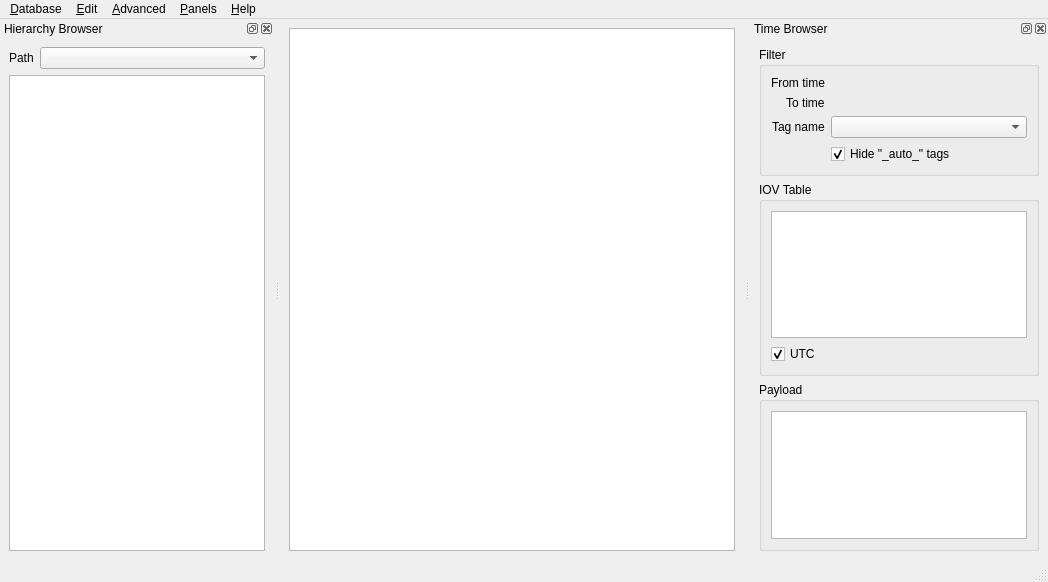
<ui version="4.0" >
 <author>Marco Clemencic</author>
 <class>MainWindow</class>
 <widget class="QMainWindow" name="MainWindow" >
  <property name="geometry" >
   <rect>
    <x>0</x>
    <y>0</y>
    <width>1048</width>
    <height>582</height>
   </rect>
  </property>
  <property name="contextMenuPolicy" >
   <enum>Qt::ActionsContextMenu</enum>
  </property>
  <property name="windowTitle" >
   <string comment="Browser for LHCb Conditions Database" >CondDBBrowser</string>
  </property>
  <property name="windowIcon" >
   <iconset resource="Resources.qrc" >
    <normaloff>:/icons/icon.png</normaloff>:/icons/icon.png</iconset>
  </property>
  <widget class="QWidget" name="mainPanel" >
   <layout class="QVBoxLayout" name="verticalLayout_5" >
    <item>
     <widget class="SearchableTextEdit" name="dataView" >
      <property name="acceptDrops" >
       <bool>false</bool>
      </property>
      <property name="textInteractionFlags" >
       <set>Qt::TextSelectableByKeyboard|Qt::TextSelectableByMouse</set>
      </property>
     </widget>
    </item>
   </layout>
  </widget>
  <widget class="QMenuBar" name="menubar" >
   <property name="geometry" >
    <rect>
     <x>0</x>
     <y>0</y>
     <width>1048</width>
     <height>28</height>
    </rect>
   </property>
   <widget class="QMenu" name="menuDataBase" >
    <property name="title" >
     <string>&amp;Database</string>
    </property>
    <widget class="QMenu" name="menuRecent" >
     <property name="title" >
      <string>&amp;Recent</string>
     </property>
    </widget>
    <widget class="QMenu" name="menuStandard" >
     <property name="title" >
      <string>Standard</string>
     </property>
    </widget>
    <addaction name="actionNew" />
    <addaction name="actionOpen" />
    <addaction name="menuRecent" />
    <addaction name="menuStandard" />
    <addaction name="separator" />
    <addaction name="actionRead_Only" />
    <addaction name="separator" />
    <addaction name="actionCopy_connection_string" />
    <addaction name="separator" />
    <addaction name="actionCreate_slice" />
    <addaction name="actionDump_to_files" />
    <addaction name="actionClose" />
    <addaction name="separator" />
    <addaction name="actionQuit" />
   </widget>
   <widget class="QMenu" name="menuEdit" >
    <property name="title" >
     <string>&amp;Edit</string>
    </property>
    <addaction name="actionAdd_condition" />
    <addaction name="actionNew_tag" />
   </widget>
   <widget class="QMenu" name="menuAdvanced" >
    <property name="enabled" >
     <bool>true</bool>
    </property>
    <property name="title" >
     <string>&amp;Advanced</string>
    </property>
    <addaction name="actionNew_node" />
    <addaction name="actionDelete_node" />
    <addaction name="actionDelete_tag" />
   </widget>
   <widget class="QMenu" name="menuHelp" >
    <property name="title" >
     <string>&amp;Help</string>
    </property>
    <addaction name="actionAbout" />
    <addaction name="actionAbout_Qt" />
    <addaction name="separator" />
    <addaction name="actionWelcome_message" />
   </widget>
   <widget class="QMenu" name="menuPanels" >
    <property name="title" >
     <string>&amp;Panels</string>
    </property>
   </widget>
   <addaction name="menuDataBase" />
   <addaction name="menuEdit" />
   <addaction name="menuAdvanced" />
   <addaction name="menuPanels" />
   <addaction name="menuHelp" />
  </widget>
  <widget class="QStatusBar" name="statusbar" />
  <widget class="QDockWidget" name="filterPanel" >
   <property name="windowTitle" >
    <string>Time Browser</string>
   </property>
   <attribute name="dockWidgetArea" >
    <number>2</number>
   </attribute>
   <widget class="QWidget" name="filterPanelContents" >
    <layout class="QVBoxLayout" name="verticalLayout_4" >
     <item>
      <widget class="QGroupBox" name="iovTagFilterGroupBox" >
       <property name="sizePolicy" >
        <sizepolicy vsizetype="Minimum" hsizetype="Preferred" >
         <horstretch>0</horstretch>
         <verstretch>0</verstretch>
        </sizepolicy>
       </property>
       <property name="title" >
        <string>Filter</string>
       </property>
       <layout class="QFormLayout" name="iovTagFilterLayout" >
        <property name="fieldGrowthPolicy" >
         <enum>QFormLayout::ExpandingFieldsGrow</enum>
        </property>
        <property name="labelAlignment" >
         <set>Qt::AlignBottom|Qt::AlignRight|Qt::AlignTrailing</set>
        </property>
        <property name="formAlignment" >
         <set>Qt::AlignLeading|Qt::AlignLeft|Qt::AlignTop</set>
        </property>
        <item row="0" column="0" >
         <widget class="QLabel" name="sinceLabel" >
          <property name="text" >
           <string>From time</string>
          </property>
         </widget>
        </item>
        <item row="0" column="1" >
         <widget class="TimePointEdit" native="1" name="sinceFilterWidget" >
          <property name="sizePolicy" >
           <sizepolicy vsizetype="Minimum" hsizetype="MinimumExpanding" >
            <horstretch>0</horstretch>
            <verstretch>0</verstretch>
           </sizepolicy>
          </property>
         </widget>
        </item>
        <item row="1" column="0" >
         <widget class="QLabel" name="untilLabel" >
          <property name="text" >
           <string>To time</string>
          </property>
         </widget>
        </item>
        <item row="1" column="1" >
         <widget class="TimePointEdit" native="1" name="untilFilterWidget" >
          <property name="sizePolicy" >
           <sizepolicy vsizetype="Minimum" hsizetype="MinimumExpanding" >
            <horstretch>0</horstretch>
            <verstretch>0</verstretch>
           </sizepolicy>
          </property>
         </widget>
        </item>
        <item row="2" column="0" >
         <widget class="QLabel" name="tagLabel" >
          <property name="text" >
           <string>Tag name</string>
          </property>
         </widget>
        </item>
        <item row="2" column="1" >
         <widget class="QComboBox" name="tagComboBox" >
          <property name="sizePolicy" >
           <sizepolicy vsizetype="Fixed" hsizetype="Expanding" >
            <horstretch>0</horstretch>
            <verstretch>0</verstretch>
           </sizepolicy>
          </property>
         </widget>
        </item>
        <item row="3" column="1" >
         <widget class="QCheckBox" name="hideAutoCheckBox" >
          <property name="toolTip" >
           <string>If checked, the special tags starting with "_auto_" are not displayed.</string>
          </property>
          <property name="text" >
           <string>Hide "_auto_" tags</string>
          </property>
          <property name="checked" >
           <bool>true</bool>
          </property>
         </widget>
        </item>
       </layout>
       <zorder>sinceLabel</zorder>
       <zorder>untilLabel</zorder>
       <zorder>tagLabel</zorder>
       <zorder>tagComboBox</zorder>
       <zorder>hideAutoCheckBox</zorder>
       <zorder>sinceFilterWidget</zorder>
       <zorder>untilFilterWidget</zorder>
      </widget>
     </item>
     <item>
      <widget class="QGroupBox" name="iovTableGroupBox" >
       <property name="sizePolicy" >
        <sizepolicy vsizetype="Expanding" hsizetype="Expanding" >
         <horstretch>0</horstretch>
         <verstretch>0</verstretch>
        </sizepolicy>
       </property>
       <property name="title" >
        <string>IOV Table</string>
       </property>
       <layout class="QVBoxLayout" name="verticalLayout" >
        <item>
         <widget class="QTableView" name="iovView" >
          <property name="enabled" >
           <bool>true</bool>
          </property>
          <property name="editTriggers" >
           <set>QAbstractItemView::NoEditTriggers</set>
          </property>
          <property name="selectionMode" >
           <enum>QAbstractItemView::SingleSelection</enum>
          </property>
          <property name="selectionBehavior" >
           <enum>QAbstractItemView::SelectRows</enum>
          </property>
         </widget>
        </item>
        <item>
         <widget class="QCheckBox" name="iovUTCCheckBox" >
          <property name="toolTip" >
           <string>Show the IoVs as UTC</string>
          </property>
          <property name="text" >
           <string>UTC</string>
          </property>
          <property name="checked" >
           <bool>true</bool>
          </property>
         </widget>
        </item>
       </layout>
      </widget>
     </item>
     <item>
      <widget class="QGroupBox" name="payloadGroupBox" >
       <property name="sizePolicy" >
        <sizepolicy vsizetype="Expanding" hsizetype="Expanding" >
         <horstretch>0</horstretch>
         <verstretch>0</verstretch>
        </sizepolicy>
       </property>
       <property name="title" >
        <string>Payload</string>
       </property>
       <layout class="QVBoxLayout" name="verticalLayout_2" >
        <item>
         <widget class="QListView" name="fieldsView" />
        </item>
       </layout>
      </widget>
     </item>
    </layout>
   </widget>
  </widget>
  <widget class="QDockWidget" name="browsePanel" >
   <property name="windowTitle" >
    <string>Hierarchy Browser</string>
   </property>
   <attribute name="dockWidgetArea" >
    <number>1</number>
   </attribute>
   <widget class="QWidget" name="browsePanelContents" >
    <layout class="QVBoxLayout" name="verticalLayout_3" >
     <item>
      <widget class="QWidget" native="1" name="pathPanel" >
       <layout class="QHBoxLayout" name="horizontalLayout" >
        <property name="margin" >
         <number>0</number>
        </property>
        <item>
         <widget class="QLabel" name="pathLabel" >
          <property name="sizePolicy" >
           <sizepolicy vsizetype="Preferred" hsizetype="Minimum" >
            <horstretch>0</horstretch>
            <verstretch>0</verstretch>
           </sizepolicy>
          </property>
          <property name="text" >
           <string>Path</string>
          </property>
         </widget>
        </item>
        <item>
         <widget class="QComboBox" name="pathComboBox" >
          <property name="sizePolicy" >
           <sizepolicy vsizetype="Fixed" hsizetype="Expanding" >
            <horstretch>0</horstretch>
            <verstretch>0</verstretch>
           </sizepolicy>
          </property>
          <property name="editable" >
           <bool>false</bool>
          </property>
          <property name="insertPolicy" >
           <enum>QComboBox::NoInsert</enum>
          </property>
         </widget>
        </item>
       </layout>
      </widget>
     </item>
     <item>
      <widget class="QTreeView" name="hierarchyTreeView" >
       <property name="contextMenuPolicy" >
        <enum>Qt::CustomContextMenu</enum>
       </property>
       <property name="editTriggers" >
        <set>QAbstractItemView::NoEditTriggers</set>
       </property>
       <property name="showDropIndicator" stdset="0" >
        <bool>false</bool>
       </property>
       <property name="textElideMode" >
        <enum>Qt::ElideMiddle</enum>
       </property>
       <property name="headerHidden" >
        <bool>true</bool>
       </property>
      </widget>
     </item>
    </layout>
   </widget>
  </widget>
  <action name="actionNew" >
   <property name="text" >
    <string>&amp;New</string>
   </property>
   <property name="shortcut" >
    <string>Ctrl+N</string>
   </property>
  </action>
  <action name="actionOpen" >
   <property name="text" >
    <string>&amp;Open</string>
   </property>
   <property name="shortcut" >
    <string>Ctrl+O</string>
   </property>
  </action>
  <action name="actionCreate_slice" >
   <property name="text" >
    <string>Create slice</string>
   </property>
   <property name="shortcut" >
    <string>Ctrl+S</string>
   </property>
  </action>
  <action name="actionClose" >
   <property name="text" >
    <string>Close</string>
   </property>
   <property name="shortcut" >
    <string>Ctrl+W</string>
   </property>
  </action>
  <action name="actionAdd_condition" >
   <property name="text" >
    <string>Add condition</string>
   </property>
   <property name="shortcut" >
    <string>Ctrl++</string>
   </property>
  </action>
  <action name="actionNew_tag" >
   <property name="text" >
    <string>New tag</string>
   </property>
   <property name="shortcut" >
    <string>Ctrl+T</string>
   </property>
  </action>
  <action name="actionNew_node" >
   <property name="text" >
    <string>New node</string>
   </property>
  </action>
  <action name="actionDelete_node" >
   <property name="text" >
    <string>Delete node</string>
   </property>
  </action>
  <action name="actionDelete_tag" >
   <property name="text" >
    <string>Delete tag</string>
   </property>
  </action>
  <action name="actionAbout" >
   <property name="text" >
    <string>About</string>
   </property>
  </action>
  <action name="actionQuit" >
   <property name="text" >
    <string>&amp;Quit</string>
   </property>
   <property name="shortcut" >
    <string>Ctrl+Q</string>
   </property>
  </action>
  <action name="actionAbout_Qt" >
   <property name="text" >
    <string>About Qt</string>
   </property>
  </action>
  <action name="actionDump_to_files" >
   <property name="text" >
    <string>Dump to files</string>
   </property>
  </action>
  <action name="actionRead_Only" >
   <property name="checkable" >
    <bool>true</bool>
   </property>
   <property name="checked" >
    <bool>true</bool>
   </property>
   <property name="text" >
    <string>Read Only</string>
   </property>
   <property name="statusTip" >
    <string>Change the opening mode of the database (re-opens it)</string>
   </property>
  </action>
  <action name="actionCopy_path" >
   <property name="text" >
    <string>Copy path</string>
   </property>
  </action>
  <action name="actionCopy_connection_string" >
   <property name="text" >
    <string>&amp;Copy connection string</string>
   </property>
  </action>
  <action name="actionWelcome_message" >
   <property name="text" >
    <string>Welcome message</string>
   </property>
  </action>
 </widget>
 <customwidgets>
  <customwidget>
   <class>TimePointEdit</class>
   <extends>QWidget</extends>
   <header>CondDBUI/Browser/Widgets.h</header>
   <container>1</container>
   <slots>
    <slot>setMinimumDateTime(QDateTime)</slot>
    <slot>setMaximumDateTime(QDateTime)</slot>
    <slot>resetMinimumDateTime()</slot>
    <slot>resetMaximumDateTime()</slot>
    <signal>dateTimeChanged(QDateTime)</signal>
    <signal>dateChanged(QDate)</signal>
    <signal>timeChanged(QTime)</signal>
    <signal>maxChanged(bool)</signal>
    <signal>maxChecked()</signal>
    <signal>maxUnchecked()</signal>
    <signal>validityKeyChanged(cool::ValidityKey)</signal>
   </slots>
  </customwidget>
  <customwidget>
   <class>SearchableTextEdit</class>
   <extends>QPlainTextEdit</extends>
   <header>CondDBUI/Browser/Widgets.h</header>
  </customwidget>
 </customwidgets>
 <resources>
  <include location="Resources.qrc" />
 </resources>
 <connections>
  <connection>
   <sender>actionQuit</sender>
   <signal>triggered()</signal>
   <receiver>MainWindow</receiver>
   <slot>close()</slot>
   <hints>
    <hint type="sourcelabel" >
     <x>-1</x>
     <y>-1</y>
    </hint>
    <hint type="destinationlabel" >
     <x>451</x>
     <y>336</y>
    </hint>
   </hints>
  </connection>
  <connection>
   <sender>actionAbout_Qt</sender>
   <signal>triggered()</signal>
   <receiver>MainWindow</receiver>
   <slot>aboutQt()</slot>
   <hints>
    <hint type="sourcelabel" >
     <x>-1</x>
     <y>-1</y>
    </hint>
    <hint type="destinationlabel" >
     <x>451</x>
     <y>336</y>
    </hint>
   </hints>
  </connection>
  <connection>
   <sender>actionClose</sender>
   <signal>triggered()</signal>
   <receiver>MainWindow</receiver>
   <slot>closeDatabase()</slot>
   <hints>
    <hint type="sourcelabel" >
     <x>-1</x>
     <y>-1</y>
    </hint>
    <hint type="destinationlabel" >
     <x>451</x>
     <y>336</y>
    </hint>
   </hints>
  </connection>
  <connection>
   <sender>actionAbout</sender>
   <signal>triggered()</signal>
   <receiver>MainWindow</receiver>
   <slot>aboutDialog()</slot>
   <hints>
    <hint type="sourcelabel" >
     <x>-1</x>
     <y>-1</y>
    </hint>
    <hint type="destinationlabel" >
     <x>482</x>
     <y>327</y>
    </hint>
   </hints>
  </connection>
  <connection>
   <sender>pathComboBox</sender>
   <signal>currentIndexChanged(QString)</signal>
   <receiver>MainWindow</receiver>
   <slot>selectedPath(QString)</slot>
   <hints>
    <hint type="sourcelabel" >
     <x>218</x>
     <y>77</y>
    </hint>
    <hint type="destinationlabel" >
     <x>482</x>
     <y>327</y>
    </hint>
   </hints>
  </connection>
  <connection>
   <sender>actionRead_Only</sender>
   <signal>triggered(bool)</signal>
   <receiver>MainWindow</receiver>
   <slot>reopenDatabase(bool)</slot>
   <hints>
    <hint type="sourcelabel" >
     <x>-1</x>
     <y>-1</y>
    </hint>
    <hint type="destinationlabel" >
     <x>482</x>
     <y>327</y>
    </hint>
   </hints>
  </connection>
  <connection>
   <sender>sinceFilterWidget</sender>
   <signal>dateTimeChanged(QDateTime)</signal>
   <receiver>untilFilterWidget</receiver>
   <slot>setMinimumDateTime(QDateTime)</slot>
   <hints>
    <hint type="sourcelabel" >
     <x>1027</x>
     <y>97</y>
    </hint>
    <hint type="destinationlabel" >
     <x>1027</x>
     <y>119</y>
    </hint>
   </hints>
  </connection>
  <connection>
   <sender>untilFilterWidget</sender>
   <signal>maxChecked()</signal>
   <receiver>sinceFilterWidget</receiver>
   <slot>resetMaximumDateTime()</slot>
   <hints>
    <hint type="sourcelabel" >
     <x>1027</x>
     <y>119</y>
    </hint>
    <hint type="destinationlabel" >
     <x>1027</x>
     <y>97</y>
    </hint>
   </hints>
  </connection>
  <connection>
   <sender>untilFilterWidget</sender>
   <signal>dateTimeChanged(QDateTime)</signal>
   <receiver>sinceFilterWidget</receiver>
   <slot>setMaximumDateTime(QDateTime)</slot>
   <hints>
    <hint type="sourcelabel" >
     <x>1027</x>
     <y>119</y>
    </hint>
    <hint type="destinationlabel" >
     <x>1027</x>
     <y>97</y>
    </hint>
   </hints>
  </connection>
  <connection>
   <sender>actionNew</sender>
   <signal>triggered()</signal>
   <receiver>MainWindow</receiver>
   <slot>newDatabaseDialog()</slot>
   <hints>
    <hint type="sourcelabel" >
     <x>-1</x>
     <y>-1</y>
    </hint>
    <hint type="destinationlabel" >
     <x>482</x>
     <y>327</y>
    </hint>
   </hints>
  </connection>
  <connection>
   <sender>actionOpen</sender>
   <signal>triggered()</signal>
   <receiver>MainWindow</receiver>
   <slot>openDatabaseDialog()</slot>
   <hints>
    <hint type="sourcelabel" >
     <x>-1</x>
     <y>-1</y>
    </hint>
    <hint type="destinationlabel" >
     <x>482</x>
     <y>327</y>
    </hint>
   </hints>
  </connection>
  <connection>
   <sender>actionDump_to_files</sender>
   <signal>triggered()</signal>
   <receiver>MainWindow</receiver>
   <slot>dumpToFiles()</slot>
   <hints>
    <hint type="sourcelabel" >
     <x>-1</x>
     <y>-1</y>
    </hint>
    <hint type="destinationlabel" >
     <x>482</x>
     <y>327</y>
    </hint>
   </hints>
  </connection>
  <connection>
   <sender>MainWindow</sender>
   <signal>databaseOpen(bool)</signal>
   <receiver>actionDump_to_files</receiver>
   <slot>setEnabled(bool)</slot>
   <hints>
    <hint type="sourcelabel" >
     <x>482</x>
     <y>327</y>
    </hint>
    <hint type="destinationlabel" >
     <x>-1</x>
     <y>-1</y>
    </hint>
   </hints>
  </connection>
  <connection>
   <sender>MainWindow</sender>
   <signal>databaseOpen(bool)</signal>
   <receiver>actionRead_Only</receiver>
   <slot>setEnabled(bool)</slot>
   <hints>
    <hint type="sourcelabel" >
     <x>482</x>
     <y>327</y>
    </hint>
    <hint type="destinationlabel" >
     <x>-1</x>
     <y>-1</y>
    </hint>
   </hints>
  </connection>
  <connection>
   <sender>MainWindow</sender>
   <signal>databaseOpen(bool)</signal>
   <receiver>actionClose</receiver>
   <slot>setEnabled(bool)</slot>
   <hints>
    <hint type="sourcelabel" >
     <x>482</x>
     <y>327</y>
    </hint>
    <hint type="destinationlabel" >
     <x>-1</x>
     <y>-1</y>
    </hint>
   </hints>
  </connection>
  <connection>
   <sender>MainWindow</sender>
   <signal>databaseOpen(bool)</signal>
   <receiver>actionCreate_slice</receiver>
   <slot>setEnabled(bool)</slot>
   <hints>
    <hint type="sourcelabel" >
     <x>482</x>
     <y>327</y>
    </hint>
    <hint type="destinationlabel" >
     <x>-1</x>
     <y>-1</y>
    </hint>
   </hints>
  </connection>
  <connection>
   <sender>MainWindow</sender>
   <signal>databaseOpenReadOnly(bool)</signal>
   <receiver>actionRead_Only</receiver>
   <slot>setChecked(bool)</slot>
   <hints>
    <hint type="sourcelabel" >
     <x>482</x>
     <y>327</y>
    </hint>
    <hint type="destinationlabel" >
     <x>-1</x>
     <y>-1</y>
    </hint>
   </hints>
  </connection>
  <connection>
   <sender>actionNew_node</sender>
   <signal>triggered()</signal>
   <receiver>MainWindow</receiver>
   <slot>newNodeDialog()</slot>
   <hints>
    <hint type="sourcelabel" >
     <x>-1</x>
     <y>-1</y>
    </hint>
    <hint type="destinationlabel" >
     <x>482</x>
     <y>327</y>
    </hint>
   </hints>
  </connection>
  <connection>
   <sender>actionDelete_node</sender>
   <signal>triggered()</signal>
   <receiver>MainWindow</receiver>
   <slot>deleteNode()</slot>
   <hints>
    <hint type="sourcelabel" >
     <x>-1</x>
     <y>-1</y>
    </hint>
    <hint type="destinationlabel" >
     <x>482</x>
     <y>327</y>
    </hint>
   </hints>
  </connection>
  <connection>
   <sender>actionCreate_slice</sender>
   <signal>triggered()</signal>
   <receiver>MainWindow</receiver>
   <slot>createSlice()</slot>
   <hints>
    <hint type="sourcelabel" >
     <x>-1</x>
     <y>-1</y>
    </hint>
    <hint type="destinationlabel" >
     <x>482</x>
     <y>327</y>
    </hint>
   </hints>
  </connection>
  <connection>
   <sender>actionAdd_condition</sender>
   <signal>triggered()</signal>
   <receiver>MainWindow</receiver>
   <slot>addCondition()</slot>
   <hints>
    <hint type="sourcelabel" >
     <x>-1</x>
     <y>-1</y>
    </hint>
    <hint type="destinationlabel" >
     <x>482</x>
     <y>327</y>
    </hint>
   </hints>
  </connection>
  <connection>
   <sender>actionNew_tag</sender>
   <signal>triggered()</signal>
   <receiver>MainWindow</receiver>
   <slot>newTag()</slot>
   <hints>
    <hint type="sourcelabel" >
     <x>-1</x>
     <y>-1</y>
    </hint>
    <hint type="destinationlabel" >
     <x>482</x>
     <y>327</y>
    </hint>
   </hints>
  </connection>
  <connection>
   <sender>actionDelete_tag</sender>
   <signal>triggered()</signal>
   <receiver>MainWindow</receiver>
   <slot>deleteTag()</slot>
   <hints>
    <hint type="sourcelabel" >
     <x>-1</x>
     <y>-1</y>
    </hint>
    <hint type="destinationlabel" >
     <x>482</x>
     <y>327</y>
    </hint>
   </hints>
  </connection>
  <connection>
   <sender>hierarchyTreeView</sender>
   <signal>customContextMenuRequested(QPoint)</signal>
   <receiver>MainWindow</receiver>
   <slot>showHierarchyContextMenu(QPoint)</slot>
   <hints>
    <hint type="sourcelabel" >
     <x>160</x>
     <y>344</y>
    </hint>
    <hint type="destinationlabel" >
     <x>482</x>
     <y>327</y>
    </hint>
   </hints>
  </connection>
  <connection>
   <sender>actionCopy_path</sender>
   <signal>activated()</signal>
   <receiver>MainWindow</receiver>
   <slot>copyPathToClipboard()</slot>
   <hints>
    <hint type="sourcelabel" >
     <x>-1</x>
     <y>-1</y>
    </hint>
    <hint type="destinationlabel" >
     <x>482</x>
     <y>327</y>
    </hint>
   </hints>
  </connection>
  <connection>
   <sender>MainWindow</sender>
   <signal>databaseOpenReadOnly(bool)</signal>
   <receiver>actionAdd_condition</receiver>
   <slot>setDisabled(bool)</slot>
   <hints>
    <hint type="sourcelabel" >
     <x>482</x>
     <y>327</y>
    </hint>
    <hint type="destinationlabel" >
     <x>-1</x>
     <y>-1</y>
    </hint>
   </hints>
  </connection>
  <connection>
   <sender>MainWindow</sender>
   <signal>databaseOpenReadOnly(bool)</signal>
   <receiver>actionDelete_node</receiver>
   <slot>setDisabled(bool)</slot>
   <hints>
    <hint type="sourcelabel" >
     <x>482</x>
     <y>327</y>
    </hint>
    <hint type="destinationlabel" >
     <x>-1</x>
     <y>-1</y>
    </hint>
   </hints>
  </connection>
  <connection>
   <sender>MainWindow</sender>
   <signal>databaseOpenReadOnly(bool)</signal>
   <receiver>actionDelete_tag</receiver>
   <slot>setDisabled(bool)</slot>
   <hints>
    <hint type="sourcelabel" >
     <x>482</x>
     <y>327</y>
    </hint>
    <hint type="destinationlabel" >
     <x>-1</x>
     <y>-1</y>
    </hint>
   </hints>
  </connection>
  <connection>
   <sender>MainWindow</sender>
   <signal>databaseOpenReadOnly(bool)</signal>
   <receiver>actionNew_node</receiver>
   <slot>setDisabled(bool)</slot>
   <hints>
    <hint type="sourcelabel" >
     <x>482</x>
     <y>327</y>
    </hint>
    <hint type="destinationlabel" >
     <x>-1</x>
     <y>-1</y>
    </hint>
   </hints>
  </connection>
  <connection>
   <sender>MainWindow</sender>
   <signal>databaseOpenReadOnly(bool)</signal>
   <receiver>actionNew_tag</receiver>
   <slot>setDisabled(bool)</slot>
   <hints>
    <hint type="sourcelabel" >
     <x>482</x>
     <y>327</y>
    </hint>
    <hint type="destinationlabel" >
     <x>-1</x>
     <y>-1</y>
    </hint>
   </hints>
  </connection>
  <connection>
   <sender>MainWindow</sender>
   <signal>databaseOpen(bool)</signal>
   <receiver>filterPanel</receiver>
   <slot>setEnabled(bool)</slot>
   <hints>
    <hint type="sourcelabel" >
     <x>523</x>
     <y>290</y>
    </hint>
    <hint type="destinationlabel" >
     <x>912</x>
     <y>294</y>
    </hint>
   </hints>
  </connection>
  <connection>
   <sender>MainWindow</sender>
   <signal>databaseOpen(bool)</signal>
   <receiver>mainPanel</receiver>
   <slot>setEnabled(bool)</slot>
   <hints>
    <hint type="sourcelabel" >
     <x>523</x>
     <y>290</y>
    </hint>
    <hint type="destinationlabel" >
     <x>515</x>
     <y>294</y>
    </hint>
   </hints>
  </connection>
  <connection>
   <sender>MainWindow</sender>
   <signal>databaseOpen(bool)</signal>
   <receiver>browsePanel</receiver>
   <slot>setEnabled(bool)</slot>
   <hints>
    <hint type="sourcelabel" >
     <x>523</x>
     <y>290</y>
    </hint>
    <hint type="destinationlabel" >
     <x>128</x>
     <y>294</y>
    </hint>
   </hints>
  </connection>
  <connection>
   <sender>actionCopy_connection_string</sender>
   <signal>activated()</signal>
   <receiver>MainWindow</receiver>
   <slot>copyConnStrToClipboard()</slot>
   <hints>
    <hint type="sourcelabel" >
     <x>-1</x>
     <y>-1</y>
    </hint>
    <hint type="destinationlabel" >
     <x>523</x>
     <y>290</y>
    </hint>
   </hints>
  </connection>
  <connection>
   <sender>MainWindow</sender>
   <signal>databaseOpen(bool)</signal>
   <receiver>actionCopy_connection_string</receiver>
   <slot>setEnabled(bool)</slot>
   <hints>
    <hint type="sourcelabel" >
     <x>523</x>
     <y>290</y>
    </hint>
    <hint type="destinationlabel" >
     <x>-1</x>
     <y>-1</y>
    </hint>
   </hints>
  </connection>
  <connection>
   <sender>actionWelcome_message</sender>
   <signal>activated()</signal>
   <receiver>MainWindow</receiver>
   <slot>showWelcomeInfo()</slot>
   <hints>
    <hint type="sourcelabel" >
     <x>-1</x>
     <y>-1</y>
    </hint>
    <hint type="destinationlabel" >
     <x>523</x>
     <y>290</y>
    </hint>
   </hints>
  </connection>
 </connections>
 <slots>
  <slot>aboutQt()</slot>
  <slot>openStandardDatabase()</slot>
  <slot>closeDatabase()</slot>
  <slot>aboutDialog()</slot>
  <slot>selectedItem(QModelIndex)</slot>
  <slot>selectedPath(QString)</slot>
  <slot>testSlot()</slot>
  <slot>reopenDatabase(bool)</slot>
  <slot>sinceChanged(QDateTime)</slot>
  <slot>untilChanged(QDateTime)</slot>
  <slot>newDatabaseDialog()</slot>
  <slot>openDatabaseDialog()</slot>
  <slot>dumpToFiles()</slot>
  <slot>newNodeDialog()</slot>
  <slot>deleteNode()</slot>
  <slot>createSlice()</slot>
  <slot>addCondition()</slot>
  <slot>newTag()</slot>
  <slot>deleteTag()</slot>
  <slot>showHierarchyContextMenu(QPoint)</slot>
  <slot>copyPathToClipboard()</slot>
  <slot>copyConnStrToClipboard()</slot>
  <slot>showWelcomeInfo()</slot>
  <signal>openedDB(P*)</signal>
  <signal>databaseOpen(bool)</signal>
  <signal>databaseOpenReadOnly(bool)</signal>
 </slots>
</ui>
